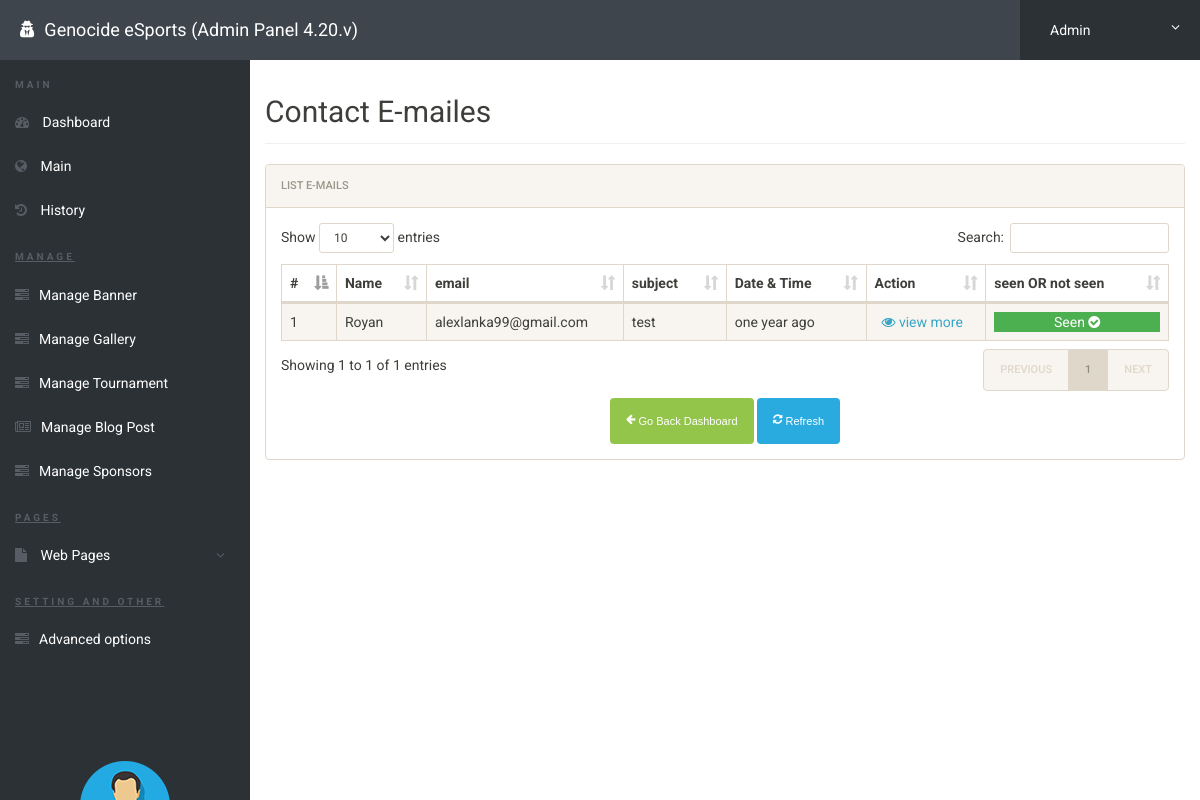
Page /gncadmin/emails.php (signed in) on the committed database.
### tables this page shows
CREATE TABLE `contact` (
  `id` int(11) NOT NULL,
  `name` varchar(50) NOT NULL,
  `email` varchar(100) NOT NULL,
  `subject` varchar(50) NOT NULL,
  `message` varchar(1000) NOT NULL,
  `is_reply` int(11) NOT NULL,
  `is_delete` int(11) NOT NULL,
  `date` timestamp NOT NULL DEFAULT current_timestamp()
);

### gncadmin/emails.php (the view, shortened to what this page needs)
<?php
include('includes/config.php');
require_once('includes/time-functions.php');
if(strlen($_SESSION['alogin'])==0)
	{
header('location:index.php');
}
else{
 ?>
<!doctype html>
<html lang="en" class="no-js">
<head>
	<link rel="stylesheet" href="css/font-awesome.min.css">
	<link rel="stylesheet" href="css/bootstrap.min.css">
	<link rel="stylesheet" href="css/dataTables.bootstrap.min.css">
	<link rel="stylesheet" href="css/bootstrap-social.css">
	<link rel="stylesheet" href="css/bootstrap-select.css">
	<link rel="stylesheet" href="css/fileinput.min.css">
	<link rel="stylesheet" href="css/awesome-bootstrap-checkbox.css">
	<link rel="stylesheet" href="css/style.css">
</head>
<body>
	<?php include('includes/header.php');?>
	<div class="ts-main-content">
		<?php include('includes/leftbar.php');?>
		<div class="content-wrapper">
			<div class="container-fluid">
				<div class="row">
					<div class="col-md-12">
						<h2 class="page-title">Contact E-mailes</h2>
						<div class="panel panel-default">
							<div class="panel-heading">List e-mails</div>
							<div class="panel-body">
								<table id="zctb" class="display table table-striped table-bordered table-hover" cellspacing="0" width="100%">
									<thead>
										<tr>
										       <th>#</th>
												<th>Name</th>
												<th>email</th>
                                                <th>subject</th>
                                                <th>Date & Time</th>
											    <th>Action</th>
											    <th>seen OR not seen</th>
										</tr>
									</thead>
									<tbody>
                                    <?php $sql = "SELECT * from contact order by date DESC";
                                    $query = $dbh -> prepare($sql);
                                    $query->execute();
                                    $results=$query->fetchAll(PDO::FETCH_OBJ);
                                    $cnt=1;
                                    if($query->rowCount() > 0)
                                    {
                                    foreach($results as $result)
                                    {               ?>
                                            <?php if($result->is_delete == 1)
                                                    {?>
                                             <?php } else {?>
										<tr>
											<td><?php echo htmlentities($cnt);?></td>
                                            <td><?php echo htmlentities($result->name);?></td>
											<td><?php echo htmlentities($result->email);?></td>
                                            <td><?php echo htmlentities($result->subject);?></td>
<?php
	$curenttime=$result->date;
	$time_ago =strtotime($curenttime);
 ?>
                                            <td><?php echo timeAgo($time_ago);?></a></td>
                                            <td>
											<a href="show-contact-mails.php?email=<?php echo $result->id;?>">&nbsp; <i class="fa fa-eye"></i>&nbsp;view more</a>
											</td>
											<td>
                                            <?php if($result->is_reply == 1)
                                                    {?>
                                                    <div style="color:white;background-color: #4CAF50;text-align: center;">
                                                    	Seen <i class="fa fa-check-circle"></i>
                                                    </div>
                                                    <?php } else {?>
                                                    <div style="color:white;background-color: #f44336;text-align: center;">
                                                    	New <i class="fa fa-envelope" aria-hidden="true"></i>
                                                    </div>
                                                    <?php } ?>
											</td>
										</tr>
										<?php } ?>
										<?php $cnt=$cnt+1; }} ?>
									</tbody>
								</table>
										<center>
											<div class="col-sm-12 col-sm-offset-0">
												<a href="dashboard.php"><button class="btn btn-success"><i class="fa fa-arrow-left"></i> Go Back Dashboard</button></a>
												<a href="emails.php"><button class="btn btn-info"><i class="fa fa-refresh"></i> Refresh</button></a>
											</div>
										</center><br><br>
							</div>
						</div>
					</div>
				</div>
			</div>
		</div>
	</div>
</body>
</html>
<?php } ?>

### gncadmin/includes/time-functions.php (shortened to what this page needs)
<?php
function timeAgo($time_ago){
$cur_time 	= time();
$time_elapsed 	= $cur_time - $time_ago;
$seconds 	= $time_elapsed ;
$minutes 	= round($time_elapsed / 60 );
$hours 		= round($time_elapsed / 3600);
$days 		= round($time_elapsed / 86400 );
$weeks 		= round($time_elapsed / 604800);
$months 	= round($time_elapsed / 2600640 );
$years 		= round($time_elapsed / 31207680 );
if($seconds <= 60){
	echo "$seconds seconds ago";
}
else if($hours <=24){
	if($hours==1){
		echo "an hour ago";
	}else{
		echo "$hours hours ago";
	}
}
else if($days <= 7){
	if($days==1){
		echo "yesterday";
	}else{
		echo "$days days ago";
	}
}
else if($weeks <= 4.3){
	if($weeks==1){
		echo "a week ago";
	}else{
		echo "$weeks weeks ago";
	}
}
else if($months <=12){
	if($months==1){
		echo "a month ago";
	}else{
		echo "$months months ago";
	}
}
else{
	if($years==1){
		echo "one year ago";
	}else{
		echo "$years years ago";
	}
}
}
?>

### gncadmin/css/style.css (style rules this page uses)
html { font-size: 14px; }
@media only screen and (min-width: 480px) { html { font-size: 17px; } }
@media only screen and (min-width: 768px) { html { font-size: 14px; } }
body { font-size: 1em; }
a { color: #37a6c4; }
.btn { font-family: 'Oswald', sans-serif; }
.btn i { position: relative; top: -2px; }
.panel { overflow: hidden; }
.btn { text-transform: none; }
.page-title { padding-bottom: 15px; margin-bottom: 20px; border-bottom: 1px solid #f0f0f0; }
.ts-main-content .content-wrapper { padding-top: 15px; margin-top: 60px; }
@media only screen and (min-width: 992px) { .ts-main-content .content-wrapper { margin-left: 250px; } }

### rows in the picture
contact: name "Royan", email "alexlanka99@gmail.com", subject "test", shows "one year ago", is_reply "Seen"
